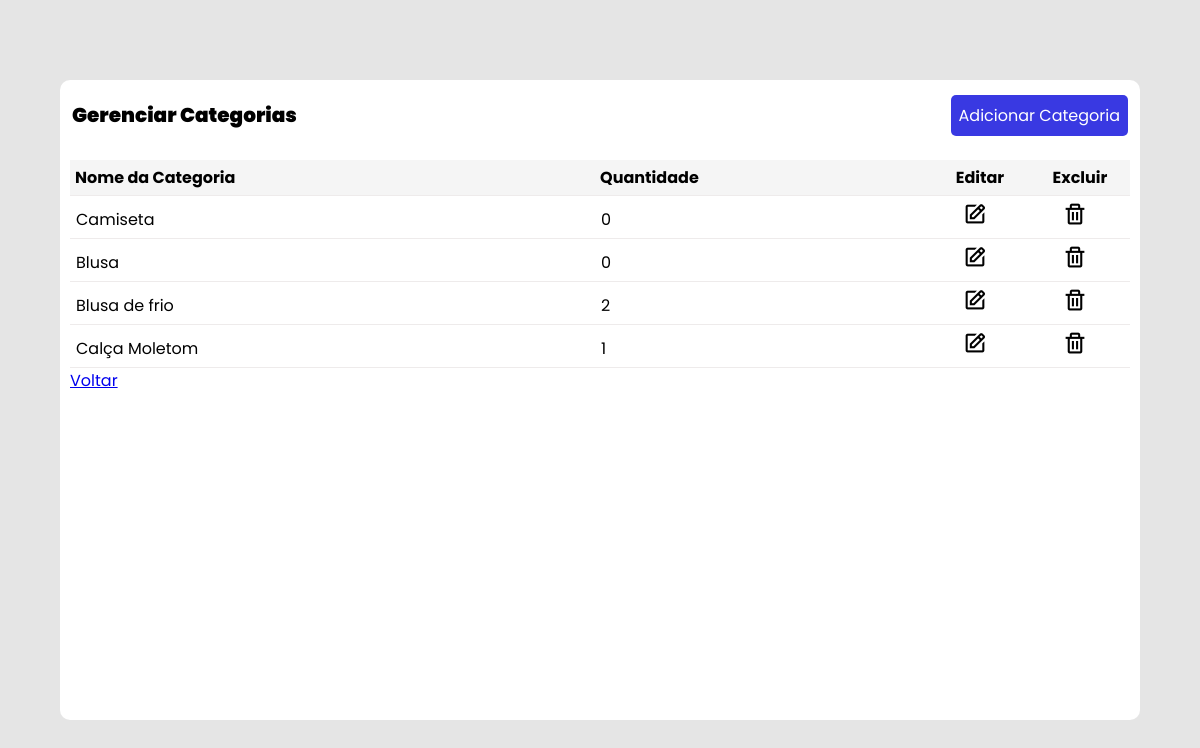
The app's page /public/modulo_categoria/categoria.php with its own data.
### tables this page shows
CREATE TABLE Categorias (
   ID_Categorias integer primary key,
   Nome text not null unique
);

### public/modulo_categoria/categoria.php (the view, shortened to what this page needs)
<?php
require_once '../conexao/conexao.php';
try {
    $query = $conexao->query("
        SELECT
            c.ID_Categorias as id,
            c.Nome as nome,
            COUNT(p.ID_Produtos) as quantidade
        FROM Categorias c
        LEFT JOIN Produtos p ON p.ID_Categorias = c.ID_Categorias
        GROUP BY c.ID_Categorias, c.Nome
    ");
    $categorias = $query->fetchAll(PDO::FETCH_ASSOC);
} catch (PDOException $e) {
    die('Erro ao buscar categorias: ' . $e->getMessage());
}
?>
<!DOCTYPE html>
<html lang="pt-br">
<head>
  <link rel="stylesheet" href="../assets/css/styleCategoria.css">
  <link href='https://unpkg.com/boxicons@2.1.1/css/boxicons.min.css' rel='stylesheet'>
</head>
<body>
  <div class="container">
    <div class="header">
      <span>Gerenciar Categorias</span>
      <button onclick="openModal()" id="new" type="button">Adicionar Categoria</button>
    </div>
    <div class="divTable">
      <table>
        <thead>
          <tr>
            <th>Nome da Categoria</th>
            <th>Quantidade</th>
            <th class="acao">Editar</th>
            <th class="acao">Excluir</th>
          </tr>
        </thead>
        <tbody>
          <?php foreach ($categorias as $categoria): ?>
            <tr>
              <td><?= htmlspecialchars($categoria['nome']) ?></td>
              <td><?= $categoria['quantidade'] ?></td>
              <td class="acao">
                <button type="button" onclick="editItem(<?= $categoria['id'] ?>, '<?= htmlspecialchars($categoria['nome']) ?>')">
                  <i class='bx bx-edit'></i>
                </button>
              </td>
              <td class="acao">
                <form method="POST" action="excluir_categoria.php" style="display: inline;">
                  <button type="submit" onclick="return confirm('Tem certeza que deseja excluir esta categoria?')">
                    <i class='bx bx-trash'></i>
                  </button>
                </form>
              </td>
            </tr>
          <?php endforeach; ?>
        </tbody>
      </table>
      <a href="../adcProdutos/adcionarProdutos.php">Voltar</a>
    </div>
  </div>
</body>
</html>

### public/assets/css/styleCategoria.css (style rules this page uses)
* { margin: 0; padding: 0; box-sizing: border-box; font-family: 'Poppins', sans-serif; }
body { width: 100vw; height: 100vh; display: flex; align-items: center; justify-content: center; background-color: rgba(0,0,0,0.1); }
button { cursor: pointer; }
.container { width: 90%; height: 80%; border-radius: 10px; background: white; }
.header { min-height: 70px; display: flex; align-items: center; justify-content: space-between; margin: auto 12px; }
.header span { font-weight: 900; font-size: 20px; word-break: break-all; }
#new { font-size: 16px; padding: 8px; border-radius: 5px; border: none; color: white; background-color: rgb(57, 57, 226); }
.divTable { padding: 10px; width: auto; height:inherit; overflow:auto; }
table { width: 100%; border-spacing: 10px; word-break: break-all; border-collapse: collapse; }
thead { background-color: whitesmoke; }
tr { border-bottom: 1px solid rgb(238, 235, 235)!important; }
tbody tr td { vertical-align: text-top; padding: 6px; max-width: 50px; }
thead tr th { padding: 5px; text-align: start; margin-bottom: 50px; }
tbody tr { margin-bottom: 50px; }
thead tr th.acao { width: 100px!important; text-align: center; }
tbody tr td.acao { text-align: center; }
td button { border: none; outline: none; background: transparent; }
td button i { font-size: 25px; }
td button i:first-child { margin-right: 10px; }

### records on screen
categorias: Nome "Camiseta", quantidade "0"
categorias: Nome "Blusa", quantidade "0"
categorias: Nome "Blusa de frio", quantidade "2"
categorias: Nome "Calça Moletom", quantidade "1"
